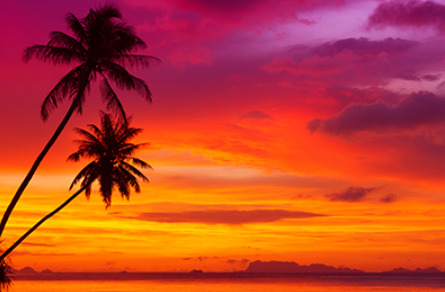
#> input picture photo.jpg, 445 x 292 px
$ python stage2_filter.py
#> lines starting #> are read from the running program, lines starting #| are printed output that depends on the picture
### stage1_matrix.py
"""Stage 1: Matrix representation (owner: A, pipeline lead).

Concept : an image is a grid of pixels, each pixel is an RGB vector.
Purpose : flatten the photo into an N x 3 matrix X so linear algebra applies.
Outcome : each row of X is one pixel (R, G, B), values in [0, 1].
"""
import os

import numpy as np
import matplotlib.pyplot as plt
from PIL import Image

SIZE = (100, 100)          # (width, height) -> N = 10,000 pixels
PHOTO_PATH = "photo.jpg"   # put the team's fixed photo here


# [13 lines left out: function make_demo_photo, not called in this run]


def load_photo(path=PHOTO_PATH, size=SIZE):
    """Return an (H, W, 3) float array in [0, 1]."""
    if os.path.exists(path):
        img = Image.open(path).convert("RGB").resize(size)
        return np.asarray(img, dtype=float) / 255.0
    print(f"  (no {path} found, using the built-in demo photo)")
    return make_demo_photo(size)


def image_to_matrix(img):
    """(H, W, 3) image -> (N, 3) matrix, N = H * W."""
    return img.reshape(-1, 3)


def matrix_to_image(X, shape):
    """(N, 3) matrix -> (H, W, 3) image, clipped to the valid [0, 1] range."""
    return np.clip(X, 0, 1).reshape(shape)


def run(path=PHOTO_PATH):
    """Stage 1. Returns X (N x 3) and the image shape (H, W, 3)."""
#> called with path = 'photo.jpg'
    img = load_photo(path)
#> in load_photo, `img = Image.open(path).convert("RGB").resize(size)`:
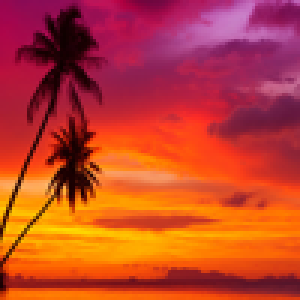
#> img: PIL image 100x100 RGB (shown 3 times larger); mean R, G, B 191.9, 65.8, 44.2
    shape = img.shape
#> shape = (100, 100, 3)
    X = image_to_matrix(img)

    print(f"Photo size      : {shape[1]} x {shape[0]} pixels")
#| Photo size      : 100 x 100 pixels
    print(f"Matrix X shape  : {X.shape}  (N pixels x 3 colors)")
#| Matrix X shape  : (10000, 3)  (N pixels x 3 colors)
    print("First 5 rows of X (R, G, B):")
    print(np.round(X[:5], 3))
#| [[0.588 0.027 0.318]
#|  [0.584 0.027 0.31 ]
#|  [0.584 0.031 0.31 ]
#|  [0.576 0.035 0.318]
#|  [0.565 0.035 0.322]]

    ok = np.allclose(matrix_to_image(X, shape), img)
#> ok = True
    print(f"SANITY: reshaping X back gives the original photo -> {'OK' if ok else 'FAIL'}")
#| SANITY: reshaping X back gives the original photo -> OK

    fig, ax = plt.subplots(figsize=(4, 4))
    ax.imshow(img)
    ax.set_title("Stage 1: original photo")
    ax.axis("off")
    return X, shape


# [3 lines that do not run on import are left out]

### stage2_filter.py
"""Stage 2: Matrix multiplication (owner: A, pipeline lead).

Concept : a color filter is a 3 x 3 matrix; applying it multiplies every pixel.
Purpose : show that a whole-photo filter is ONE matrix product, and that
          chaining filters is just multiplying the filter matrices.
Outcome : sepia photo from  Y = X @ S.T

Convention: pixels are ROW vectors in X (N x 3), so the filter is applied as
X @ M.T. For a single pixel column vector p this is the usual  M @ p.
"""
import numpy as np
import matplotlib.pyplot as plt

from stage1_matrix import matrix_to_image

# Classic sepia matrix, kept for reference. It is almost singular
# (det ~ 1e-7), so it is NOT used directly: it would make "sepia is
# invertible" (stage 3) fail for numerical reasons.
SEPIA_CLASSIC = np.array([
    [0.393, 0.769, 0.189],
    [0.349, 0.686, 0.168],
    [0.272, 0.534, 0.131],
])

# Team sepia matrix: a 60/40 blend of the identity and classic sepia.
# Looks sepia, is clearly invertible (rank 3), and is well conditioned.
SEPIA = 0.4 * np.eye(3) + 0.6 * SEPIA_CLASSIC

# Grayscale: every output channel is the same brightness mix (rank 1).
GRAY = np.tile([0.299, 0.587, 0.114], (3, 1))


def apply_filter(X, M):
    """Apply 3x3 filter M to every pixel of X (N x 3). Not clipped."""
    return X @ M.T


def run(X, shape):
    """Stage 2. Returns the sepia-filtered matrix Y (N x 3, unclipped)."""
    print("Sepia matrix S:")
    print(np.round(SEPIA, 3))

    Y = apply_filter(X, SEPIA)
    print(f"Y = X @ S.T has shape {Y.shape}  (one matrix product for all pixels)")

    # Composition check: sepia then grayscale == the single matrix GRAY @ SEPIA
    two_steps = apply_filter(apply_filter(X, SEPIA), GRAY)
    one_step = apply_filter(X, GRAY @ SEPIA)
    ok = np.allclose(two_steps, one_step)
    print("Chaining filters = multiplying matrices (G @ S):")
    print(np.round(GRAY @ SEPIA, 3))
    print(f"SANITY: sepia-then-gray equals one (G @ S) filter -> {'OK' if ok else 'FAIL'}")

    fig, axes = plt.subplots(1, 2, figsize=(8, 4))
    axes[0].imshow(matrix_to_image(X, shape))
    axes[0].set_title("Stage 2: before")
    axes[1].imshow(matrix_to_image(Y, shape))
    axes[1].set_title("Stage 2: after sepia")
    for ax in axes:
        ax.axis("off")
    return Y


if __name__ == "__main__":
    from stage1_matrix import run as stage1
    X, shape = stage1()
#> shape = (100, 100, 3)
    run(X, shape)
#| Y = X @ S.T has shape (10000, 3)  (one matrix product for all pixels)
#> in run, `ok = np.allclose(two_steps, one_step)`: ok = True
#| SANITY: sepia-then-gray equals one (G @ S) filter -> OK
#> call 3 of matrix_to_image, with X = array of shape (10000, 3), shape = (100, 100, 3)
#> in matrix_to_image (call 3), `return np.clip(X, 0, 1).reshape(shape)`:
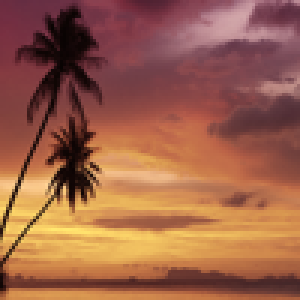
#> returned value: shape (100, 100, 3) float64 (shown 3 times larger); mean of channels 0, 1, 2 0.617, 0.384, 0.288; drawn as R, G, B
    plt.show()
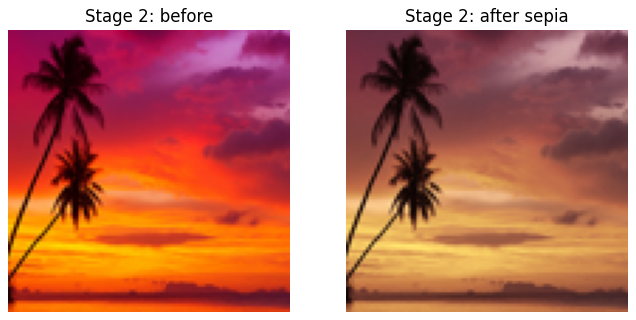
#> figure drawn by matplotlib, 2 panels
